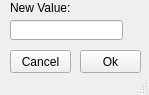
<?xml version="1.0" encoding="UTF-8"?>
<ui version="4.0">
 <class>MainWindow</class>
 <widget class="QMainWindow" name="MainWindow">
  <property name="geometry">
   <rect>
    <x>0</x>
    <y>0</y>
    <width>149</width>
    <height>95</height>
   </rect>
  </property>
  <property name="minimumSize">
   <size>
    <width>149</width>
    <height>95</height>
   </size>
  </property>
  <property name="maximumSize">
   <size>
    <width>149</width>
    <height>95</height>
   </size>
  </property>
  <property name="windowTitle">
   <string>MainWindow</string>
  </property>
  <widget class="QWidget" name="centralwidget">
   <widget class="QLabel" name="new_value_label">
    <property name="geometry">
     <rect>
      <x>10</x>
      <y>0</y>
      <width>61</width>
      <height>16</height>
     </rect>
    </property>
    <property name="text">
     <string>New Value:</string>
    </property>
   </widget>
   <widget class="QLineEdit" name="lineEdit_value">
    <property name="geometry">
     <rect>
      <x>10</x>
      <y>20</y>
      <width>113</width>
      <height>20</height>
     </rect>
    </property>
   </widget>
   <widget class="QPushButton" name="button_ok">
    <property name="geometry">
     <rect>
      <x>80</x>
      <y>50</y>
      <width>61</width>
      <height>23</height>
     </rect>
    </property>
    <property name="text">
     <string>Ok</string>
    </property>
   </widget>
   <widget class="QPushButton" name="button_cancel">
    <property name="geometry">
     <rect>
      <x>10</x>
      <y>50</y>
      <width>61</width>
      <height>23</height>
     </rect>
    </property>
    <property name="text">
     <string>Cancel</string>
    </property>
   </widget>
  </widget>
  <widget class="QStatusBar" name="statusbar"/>
 </widget>
 <resources/>
 <connections/>
</ui>
